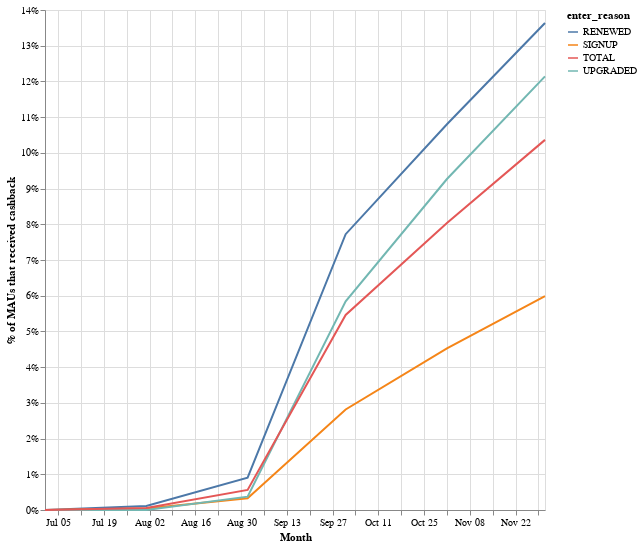

Here is the notebook cell this chart was saved with:
### Code cell
df = pd.read_csv("cashbacks.csv", compression="gzip")
users = pd.read_csv("users.csv", compression="gzip")

df["month"] = df["month"].astype(str).str.slice(stop=10)
df = df.groupby(["user_id", "month"])["bank_balance_impact"].agg("sum").reset_index()

users["start_time"] = users["start_time"].astype(str)

users = users.merge(
    df, left_on=["user_id", "start_time"], right_on=["user_id", "month"], how="left"
)

users = users.loc[users["mau"] == 1, :]

# check what % of mau got cashback.
users["cashback"] = 1
users.loc[users["bank_balance_impact"].isnull() == True, "cashback"] = 0

# aggregate
u = users.groupby(["month_x", "enter_reason"])["cashback"].agg("mean").reset_index()
u2 = users.groupby(["month_x"])["cashback"].agg("mean").reset_index()
u2["enter_reason"] = "TOTAL"

u = u.append(u2)

alt.Chart(u).mark_line().encode(
    x=alt.X("month_x:T", axis=alt.Axis(title="Month")),
    y=alt.Y(
        "cashback:Q",
        axis=alt.Axis(format="%", title="% of MAUs that received cashback"),
    ),
    color="enter_reason:N",
).properties(width=500, height=500)

### Figure 1 — Vega-Lite specification as saved in the notebook (floating-point values rounded to 4 significant figures)
{"config": {"view": {"continuousWidth": 400, "continuousHeight": 300}}, "data": {"name": "data-f7d375a4c543a83558a61d143a66df30"}, "mark": "line", "encoding": {"color": {"type": "nominal", "field": "enter_reason"}, "x": {"type": "temporal", "axis": {"title": "Month"}, "field": "month_x"}, "y": {"type": "quantitative", "axis": {"format": "%", "title": "% of MAUs that received cashback"}, "field": "cashback"}}, "height": 500, "width": 500, "$schema": "https://vega.github.io/schema/vega-lite/v4.8.1.json", "datasets": {"data-f7d375a4c543a83558a61d143a66df30": [{"month_x": "2020-07", "enter_reason": "RENEWED", "cashback": 0.0}, {"month_x": "2020-07", "enter_reason": "SIGNUP", "cashback": 0.0}, {"month_x": "2020-07", "enter_reason": "UPGRADED", "cashback": 0.0}, {"month_x": "2020-08", "enter_reason": "RENEWED", "cashback": 0.001099}, {"month_x": "2020-08", "enter_reason": "SIGNUP", "cashback": 0.0003951}, {"month_x": "2020-08", "enter_reason": "UPGRADED", "cashback": 0.0}, {"month_x": "2020-09", "enter_reason": "RENEWED", "cashback": 0.009047}, {"month_x": "2020-09", "enter_reason": "SIGNUP", "cashback": 0.003309}, {"month_x": "2020-09", "enter_reason": "UPGRADED", "cashback": 0.003727}, {"month_x": "2020-10", "enter_reason": "RENEWED", "cashback": 0.07723}, {"month_x": "2020-10", "enter_reason": "SIGNUP", "cashback": 0.02814}, {"month_x": "2020-10", "enter_reason": "UPGRADED", "cashback": 0.05844}, {"month_x": "2020-11", "enter_reason": "RENEWED", "cashback": 0.108}, {"month_x": "2020-11", "enter_reason": "SIGNUP", "cashback": 0.04526}, {"month_x": "2020-11", "enter_reason": "UPGRADED", "cashback": 0.09268}, {"month_x": "2020-12", "enter_reason": "RENEWED", "cashback": 0.1363}, {"month_x": "2020-12", "enter_reason": "SIGNUP", "cashback": 0.05988}, {"month_x": "2020-12", "enter_reason": "UPGRADED", "cashback": 0.1214}, {"month_x": "2020-07", "enter_reason": "TOTAL", "cashback": 0.0}, {"month_x": "2020-08", "enter_reason": "TOTAL", "cashback": 0.0005755}, {"month_x": "2020-09", "enter_reason": "TOTAL", "cashback": 0.005621}, {"month_x": "2020-10", "enter_reason": "TOTAL", "cashback": 0.05461}, {"month_x": "2020-11", "enter_reason": "TOTAL", "cashback": 0.08037}, {"month_x": "2020-12", "enter_reason": "TOTAL", "cashback": 0.1036}]}}
